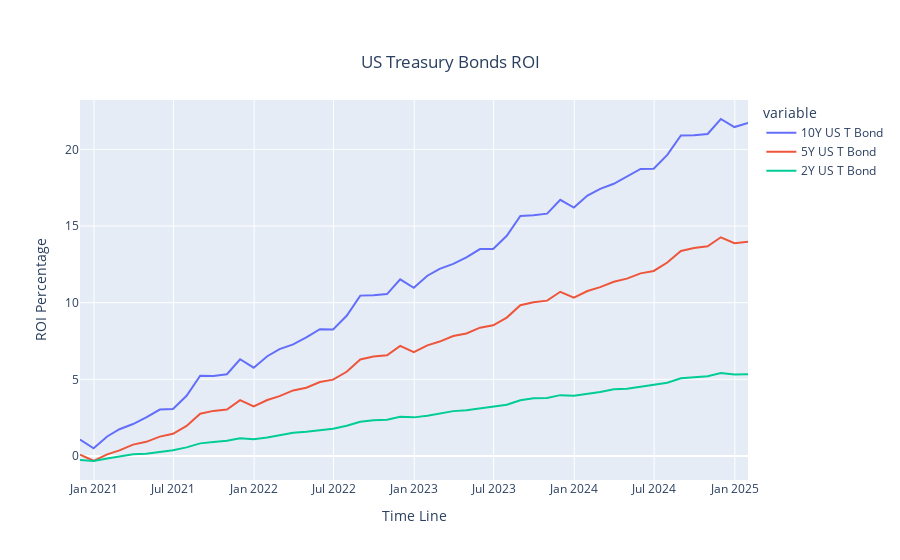

The notebook cell this image was saved under:
### Code cell
titles = ['10Y US T Bond','5Y US T Bond','2Y US T Bond']
bonds_graph = px.line(x=bonds_roi.index, y=[bonds_roi.Ten_ROI,bonds_roi.Five_ROI,bonds_roi.Two_ROI],
                           title= 'US Treasury Bonds ROI',labels = {'x':'Time Line','value':'ROI Percentage'})
for idx,name in enumerate(titles):
    bonds_graph.data[idx].name = name
    bonds_graph.data[idx].hovertemplate = name
bonds_graph.update_layout(title={'x':0.5,'y':0.9,'xanchor':'center','yanchor':'top'})
bonds_graph
